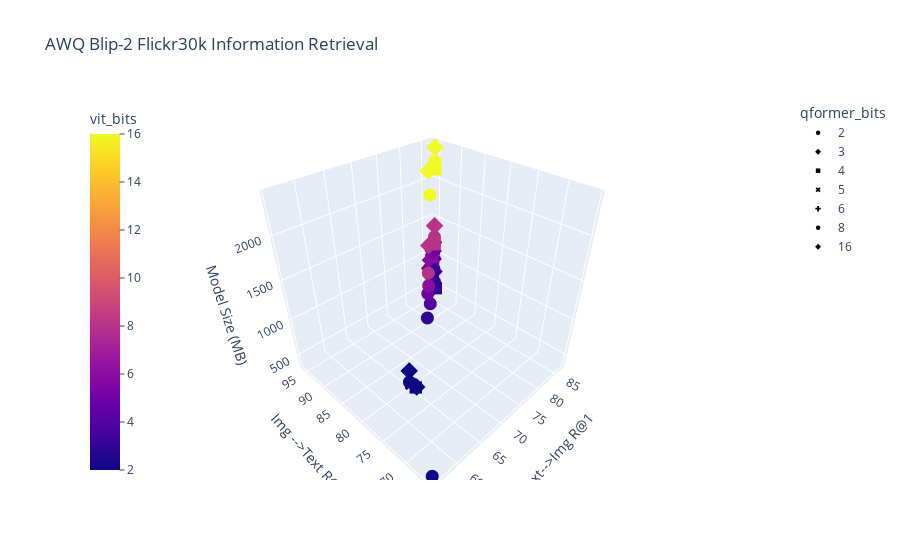

Write notebook code for a chart like this one.
### Code cell
fig = px.scatter_3d(df_awq, x='img_r1', y="txt_r1", z = 'model_size',
                    color = 'vit_bits',
                    symbol = 'qformer_bits',
                    hover_data = list(df_awq.columns),
                    title = 'AWQ Blip-2 Flickr30k Information Retrieval',)


fig.update_traces(marker=dict(size=4.5))

fig.update_layout(scene = dict(
                  xaxis_title='Text-->Img R@1',
                  yaxis_title='Img -->Text R@1',
                  zaxis_title='Model Size (MB)',
                  
                  xaxis = dict(autorange='reversed'),
                  yaxis = dict(autorange='reversed')),)

fig.update_layout(coloraxis_colorbar = dict(yanchor="top", y=1, x=0,
                                          ticks="outside"))

fig.write_html("awq_retrieval.html")

fig.show()

### Figure 1 — Plotly figure (JSON) as saved in the notebook; plotly's stock layout.template omitted (floating-point values rounded to 4 significant figures)
{"data": [{"customdata": [[2, 2, 85.1, 91.9, 80.87, 78.76, 85.3, 73.24, 77.05, 80.87], [3, 2, 98.4, 99.4, 95.4, 93.26, 96.28, 89.05, 92.23, 95.4], [4, 2, 98.8, 99.5, 95.9, 94.32, 96.56, 90.1, 93, 95.9], [5, 2, 98.8, 99.4, 96.13, 94.5, 97.04, 90.37, 93.25, 96.13], [6, 2, 98.9, 99.4, 96.1, 94.5, 97.14, 90.42, 93.26, 96.1], [8, 2, 98.8, 99.4, 95.73, 94.12, 96.54, 89.73, 92.73, 95.73], [16, 2, 98.8, 99.4, 95.57, 94.1, 96.54, 89.72, 92.64, 95.57]], "hovertemplate": "qformer_bits=%{customdata[1]}<br>img_r1=%{x}<br>txt_r1=%{y}<br>model_size=%{z}<br>vit_bits=%{marker.color}<br>txt_r5=%{customdata[2]}<br>txt_r10=%{customdata[3]}<br>txt_r_mean=%{customdata[4]}<br>img_r5=%{customdata[5]}<br>img_r10=%{customdata[6]}<br>img_r_mean=%{customdata[7]}<br>r_mean=%{customdata[8]}<br>agg_metrics=%{customdata[9]}<extra></extra>", "legendgroup": "2", "marker": {"color": [2, 3, 4, 5, 6, 8, 16], "coloraxis": "coloraxis", "size": 4.5, "symbol": "circle"}, "mode": "markers", "name": "2", "scene": "scene", "showlegend": true, "type": "scatter3d", "x": [55.66, 77.62, 79.42, 79.58, 79.62, 78.54, 78.52], "y": [65.6, 88.4, 89.4, 90.2, 90, 89, 88.5], "z": [388.0, 511.0, 634.1, 757.2, 880.2, 1126.0, 2111.0]}, {"customdata": [[2, 3, 93.3, 96.6, 89.43, 85.56, 90.52, 80.4, 84.92, 89.43], [3, 3, 100, 100, 98.1, 96.76, 98.32, 93.36, 95.73, 98.1], [4, 3, 100, 100, 98.67, 97.22, 98.62, 93.98, 96.32, 98.67], [5, 3, 100, 100, 98.63, 97.06, 98.68, 93.85, 96.24, 98.63], [6, 3, 100, 100, 98.6, 97.12, 98.68, 93.92, 96.26, 98.6], [8, 3, 99.9, 100, 98.47, 96.96, 98.7, 93.63, 96.05, 98.47], [16, 3, 99.9, 100, 98.47, 97.02, 98.66, 93.63, 96.05, 98.47]], "hovertemplate": "qformer_bits=%{customdata[1]}<br>img_r1=%{x}<br>txt_r1=%{y}<br>model_size=%{z}<br>vit_bits=%{marker.color}<br>txt_r5=%{customdata[2]}<br>txt_r10=%{customdata[3]}<br>txt_r_mean=%{customdata[4]}<br>img_r5=%{customdata[5]}<br>img_r10=%{customdata[6]}<br>img_r_mean=%{customdata[7]}<br>r_mean=%{customdata[8]}<br>agg_metrics=%{customdata[9]}<extra></extra>", "legendgroup": "3", "marker": {"color": [2, 3, 4, 5, 6, 8, 16], "coloraxis": "coloraxis", "size": 4.5, "symbol": "diamond"}, "mode": "markers", "name": "3", "scene": "scene", "showlegend": true, "type": "scatter3d", "x": [65.12, 85, 86.1, 85.8, 85.96, 85.24, 85.22], "y": [78.4, 94.3, 96, 95.9, 95.8, 95.5, 95.5], "z": [408.2, 531.3, 654.3, 777.4, 900.5, 1147.0, 2131.0]}, {"customdata": [[2, 4, 93.8, 96.4, 89.47, 84.86, 89.72, 79.77, 84.62, 89.47], [3, 4, 100, 100, 97.83, 96.68, 98.16, 93.33, 95.58, 97.83], [4, 4, 99.9, 100, 98.53, 97.2, 98.54, 94.11, 96.32, 98.53], [5, 4, 99.9, 100, 98.57, 97.22, 98.52, 94.01, 96.29, 98.57], [6, 4, 99.9, 100, 98.6, 97.26, 98.5, 94.02, 96.31, 98.6], [8, 4, 99.7, 100, 98.13, 97.08, 98.64, 93.92, 96.03, 98.13], [16, 4, 99.7, 100, 98.1, 97.06, 98.62, 93.91, 96.01, 98.1]], "hovertemplate": "qformer_bits=%{customdata[1]}<br>img_r1=%{x}<br>txt_r1=%{y}<br>model_size=%{z}<br>vit_bits=%{marker.color}<br>txt_r5=%{customdata[2]}<br>txt_r10=%{customdata[3]}<br>txt_r_mean=%{customdata[4]}<br>img_r5=%{customdata[5]}<br>img_r10=%{customdata[6]}<br>img_r_mean=%{customdata[7]}<br>r_mean=%{customdata[8]}<br>agg_metrics=%{customdata[9]}<extra></extra>", "legendgroup": "4", "marker": {"color": [2, 3, 4, 5, 6, 8, 16], "coloraxis": "coloraxis", "size": 4.5, "symbol": "square"}, "mode": "markers", "name": "4", "scene": "scene", "showlegend": true, "type": "scatter3d", "x": [64.74, 85.16, 86.58, 86.28, 86.3, 86.04, 86.06], "y": [78.2, 93.5, 95.7, 95.8, 95.9, 94.7, 94.6], "z": [428.4, 551.5, 674.5, 797.6, 920.7, 1167.0, 2151.0]}, {"customdata": [[2, 5, 93.1, 95.9, 89.37, 84.26, 89.34, 79.37, 84.37, 89.37], [3, 5, 99.9, 100, 98, 96.44, 98.1, 93.28, 95.64, 98], [4, 5, 99.7, 100, 98.43, 96.94, 98.62, 93.98, 96.21, 98.43], [5, 5, 99.8, 100, 98.4, 97.2, 98.72, 94.08, 96.24, 98.4], [6, 5, 99.8, 100, 98.43, 97.08, 98.52, 94.06, 96.25, 98.43], [8, 5, 99.8, 100, 98.37, 97, 98.68, 94.08, 96.22, 98.37], [16, 5, 99.8, 100, 98.4, 97.02, 98.64, 94.08, 96.24, 98.4]], "hovertemplate": "qformer_bits=%{customdata[1]}<br>img_r1=%{x}<br>txt_r1=%{y}<br>model_size=%{z}<br>vit_bits=%{marker.color}<br>txt_r5=%{customdata[2]}<br>txt_r10=%{customdata[3]}<br>txt_r_mean=%{customdata[4]}<br>img_r5=%{customdata[5]}<br>img_r10=%{customdata[6]}<br>img_r_mean=%{customdata[7]}<br>r_mean=%{customdata[8]}<br>agg_metrics=%{customdata[9]}<extra></extra>", "legendgroup": "5", "marker": {"color": [2, 3, 4, 5, 6, 8, 16], "coloraxis": "coloraxis", "size": 4.5, "symbol": "x"}, "mode": "markers", "name": "5", "scene": "scene", "showlegend": true, "type": "scatter3d", "x": [64.52, 85.3, 86.38, 86.32, 86.58, 86.56, 86.58], "y": [79.1, 94.1, 95.6, 95.4, 95.5, 95.3, 95.4], "z": [448.6, 571.7, 694.8, 817.8, 940.9, 1187.0, 2172.0]}, {"customdata": [[2, 6, 93.6, 95.7, 89.27, 84.32, 89.4, 79.37, 84.32, 89.27], [3, 6, 99.9, 99.9, 97.87, 96.6, 98.1, 93.35, 95.61, 97.87], [4, 6, 99.8, 99.9, 98.3, 97.08, 98.54, 94.08, 96.19, 98.3], [5, 6, 99.8, 100, 98.23, 97.22, 98.6, 94.06, 96.15, 98.23], [6, 6, 99.9, 100, 98.4, 97.12, 98.58, 94.13, 96.26, 98.4], [8, 6, 99.8, 100, 98.33, 97.1, 98.6, 94.03, 96.18, 98.33], [16, 6, 99.8, 100, 98.27, 97.02, 98.64, 94.05, 96.16, 98.27]], "hovertemplate": "qformer_bits=%{customdata[1]}<br>img_r1=%{x}<br>txt_r1=%{y}<br>model_size=%{z}<br>vit_bits=%{marker.color}<br>txt_r5=%{customdata[2]}<br>txt_r10=%{customdata[3]}<br>txt_r_mean=%{customdata[4]}<br>img_r5=%{customdata[5]}<br>img_r10=%{customdata[6]}<br>img_r_mean=%{customdata[7]}<br>r_mean=%{customdata[8]}<br>agg_metrics=%{customdata[9]}<extra></extra>", "legendgroup": "6", "marker": {"color": [2, 3, 4, 5, 6, 8, 16], "coloraxis": "coloraxis", "size": 4.5, "symbol": "cross"}, "mode": "markers", "name": "6", "scene": "scene", "showlegend": true, "type": "scatter3d", "x": [64.4, 85.36, 86.62, 86.36, 86.68, 86.38, 86.5], "y": [78.5, 93.8, 95.2, 94.9, 95.3, 95.2, 95], "z": [468.8, 591.9, 715.0, 838.1, 961.1, 1207.0, 2192.0]}, {"customdata": [[2, 8, 93.3, 96, 89.4, 84.32, 89.32, 79.23, 84.31, 89.4], [3, 8, 99.9, 99.9, 97.93, 96.52, 98.06, 93.29, 95.61, 97.93], [4, 8, 99.7, 99.9, 98.33, 97.1, 98.52, 94.06, 96.2, 98.33], [5, 8, 99.8, 100, 98.4, 97.16, 98.62, 94.03, 96.21, 98.4], [6, 8, 99.9, 100, 98.47, 97.16, 98.56, 94.1, 96.28, 98.47], [8, 8, 99.8, 100, 98.33, 97.1, 98.62, 94.07, 96.2, 98.33], [16, 8, 99.8, 100, 98.3, 97.1, 98.66, 94.05, 96.17, 98.3]], "hovertemplate": "qformer_bits=%{customdata[1]}<br>img_r1=%{x}<br>txt_r1=%{y}<br>model_size=%{z}<br>vit_bits=%{marker.color}<br>txt_r5=%{customdata[2]}<br>txt_r10=%{customdata[3]}<br>txt_r_mean=%{customdata[4]}<br>img_r5=%{customdata[5]}<br>img_r10=%{customdata[6]}<br>img_r_mean=%{customdata[7]}<br>r_mean=%{customdata[8]}<br>agg_metrics=%{customdata[9]}<extra></extra>", "legendgroup": "8", "marker": {"color": [2, 3, 4, 5, 6, 8, 16], "coloraxis": "coloraxis", "size": 4.5, "symbol": "circle"}, "mode": "markers", "name": "8", "scene": "scene", "showlegend": true, "type": "scatter3d", "x": [64.04, 85.3, 86.56, 86.3, 86.58, 86.48, 86.38], "y": [78.9, 94, 95.4, 95.4, 95.5, 95.2, 95.1], "z": [509.3, 632.4, 755.4, 878.5, 1002.0, 1248.0, 2232.0]}, {"customdata": [[2, 16, 93.4, 96, 89.43, 84.28, 89.3, 79.23, 84.33, 89.43], [3, 16, 99.9, 100, 98, 96.52, 98.08, 93.29, 95.65, 98], [4, 16, 99.7, 99.9, 98.37, 97.08, 98.52, 94.08, 96.22, 98.37], [5, 16, 99.8, 100, 98.4, 97.16, 98.62, 94.05, 96.22, 98.4], [6, 16, 99.9, 100, 98.43, 97.14, 98.56, 94.09, 96.26, 98.43], [8, 16, 99.8, 100, 98.3, 97.08, 98.64, 94.05, 96.18, 98.3], [16, 16, 99.8, 100, 98.27, 97.1, 98.64, 94.03, 96.15, 98.27]], "hovertemplate": "qformer_bits=%{customdata[1]}<br>img_r1=%{x}<br>txt_r1=%{y}<br>model_size=%{z}<br>vit_bits=%{marker.color}<br>txt_r5=%{customdata[2]}<br>txt_r10=%{customdata[3]}<br>txt_r_mean=%{customdata[4]}<br>img_r5=%{customdata[5]}<br>img_r10=%{customdata[6]}<br>img_r_mean=%{customdata[7]}<br>r_mean=%{customdata[8]}<br>agg_metrics=%{customdata[9]}<extra></extra>", "legendgroup": "16", "marker": {"color": [2, 3, 4, 5, 6, 8, 16], "coloraxis": "coloraxis", "size": 4.5, "symbol": "diamond"}, "mode": "markers", "name": "16", "scene": "scene", "showlegend": true, "type": "scatter3d", "x": [64.1, 85.28, 86.64, 86.36, 86.58, 86.44, 86.36], "y": [78.9, 94.1, 95.5, 95.4, 95.4, 95.1, 95], "z": [671.0, 794.1, 917.2, 1040.0, 1163.0, 1409.0, 2394.0]}], "layout": {"coloraxis": {"colorbar": {"ticks": "outside", "title": {"text": "vit_bits"}, "x": 0, "y": 1, "yanchor": "top"}, "colorscale": [[0, "#0d0887"], [0.1111, "#46039f"], [0.2222, "#7201a8"], [0.3333, "#9c179e"], [0.4444, "#bd3786"], [0.5556, "#d8576b"], [0.6667, "#ed7953"], [0.7778, "#fb9f3a"], [0.8889, "#fdca26"], [1, "#f0f921"]]}, "legend": {"title": {"text": "qformer_bits"}, "tracegroupgap": 0}, "scene": {"domain": {"x": [0, 1], "y": [0, 1]}, "xaxis": {"autorange": "reversed", "title": {"text": "Text-->Img R@1"}}, "yaxis": {"autorange": "reversed", "title": {"text": "Img -->Text R@1"}}, "zaxis": {"title": {"text": "Model Size (MB)"}}}, "title": {"text": "AWQ Blip-2 Flickr30k Information Retrieval"}}}
